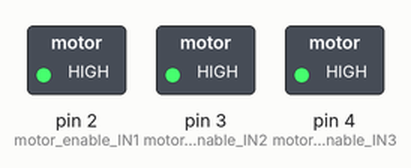
Bench run of a sketch on a simulated Arduino Uno, built with avr-gcc and run on an emulated ATmega328P. Parts: switched loads named in the sketch (green lamp = pin HIGH). What the sketch prints to the serial monitor is not drawn.

Above: at 12.5 s.
At 30.0 s:
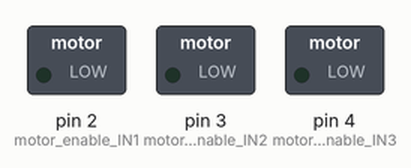
Timing chart, 0 to 45.5 s (numbered marks = the images above):
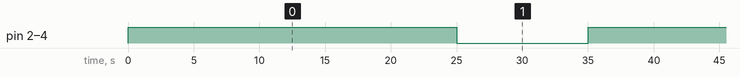

Measured:
- by itself, pin 2 (motor_enable_IN1), pin 3 (motor_enable_IN2), pin 4 (motor_enable_IN3): alternates HIGH for 25.0 s and LOW for 10.0 s

The sketch:

will_motor_on_off.ino
```cpp
#define motor_enable_IN1  2
#define motor_enable_IN2  3
#define motor_enable_IN3  4

#define TIME_ON_SEC 10*1000
#define TIME_OFF_SEC 25*1000
#define TIME_PAUSE_SEC 30*1000

#define MAX_CYCLE 50

static int timer_count = 0;

static unsigned long time_off;
static unsigned long timer;
static unsigned long timer_g;
static unsigned long counter_g;
static unsigned long cicle_g;
static unsigned long timer_local;

enum states
{
  HALT,
  ON,
  OFF
};

static enum states motorState = HALT;


void setup()
{
  timer = millis();
  timer_g = millis();

  counter_g = 0;
  cicle_g = 0;

  time_off = TIME_OFF_SEC;

  //Serial that will be use to debug
  Serial.begin(9600);

  pinMode(motor_enable_IN1, OUTPUT);
  pinMode(motor_enable_IN2, OUTPUT);
  pinMode(motor_enable_IN3, OUTPUT);

  digitalWrite(motor_enable_IN1, 1);
  digitalWrite(motor_enable_IN2, 1);
  digitalWrite(motor_enable_IN3, 1);
}


void loop()
{
  timer_local = millis();

  switch(motorState)
  {
    case HALT:
      counter_g = 0;
      Serial.println("");
      Serial.print(cicle_g);
      Serial.print("-Motor OFF:");
      motorState = OFF;
      digitalWrite(motor_enable_IN1, 1);
      digitalWrite(motor_enable_IN2, 1);
      digitalWrite(motor_enable_IN3, 1);
      break;
    case ON:
      if(timer_local > timer + TIME_ON_SEC)
      {
        counter_g = 0;
        Serial.println("");
        Serial.print(cicle_g);
        Serial.print("-Motor OFF:");
        timer = millis();
        motorState = OFF;
        digitalWrite(motor_enable_IN1, 1);
        digitalWrite(motor_enable_IN2, 1);
        digitalWrite(motor_enable_IN3, 1);
      }
      break;
    case OFF:
      if(timer_local > timer + time_off)
      {
        counter_g = 0;
        cicle_g++;
        timer = millis();

        if((cicle_g > MAX_CYCLE) && (timer_count < 2))
        {
          timer_count++;
          time_off = TIME_PAUSE_SEC;

          Serial.println("");
          Serial.print(cicle_g);
          Serial.print("-Motor OFF :");

          Serial.println("");
          Serial.print("MAX CYCLE REACHED - Waiting 30s :");

          motorState = OFF;
        }
        else
        {
          motorState = ON;
          digitalWrite(motor_enable_IN1, 0);
          digitalWrite(motor_enable_IN2, 0);
          digitalWrite(motor_enable_IN3, 0);

          time_off = TIME_OFF_SEC;

          if(timer_count >= 2)
          {
            timer_count = 0;
            cicle_g = 0;
          }

          Serial.println("");
          Serial.print(cicle_g);
          Serial.print("-Motor ON :");
        }
      }
      break;
  }

  if(timer_local > timer_g + 1000)
  {
    counter_g++;
    Serial.print(" ");
    Serial.print(counter_g);
    timer_g = millis();
  }
}
```
